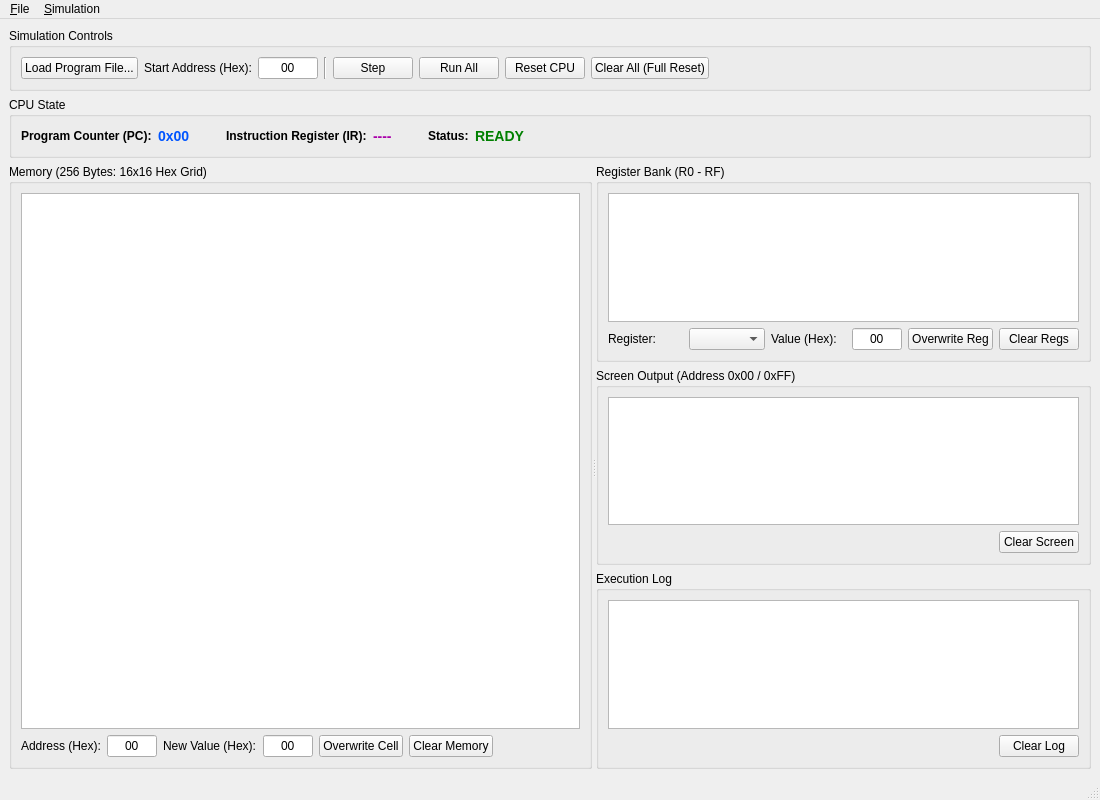
<?xml version="1.0" encoding="UTF-8"?>
<ui version="4.0">
 <class>MainWindow</class>
 <widget class="QMainWindow" name="MainWindow">
  <property name="geometry">
   <rect>
    <x>0</x>
    <y>0</y>
    <width>1100</width>
    <height>800</height>
   </rect>
  </property>
  <property name="windowTitle">
   <string>Vole Machine Simulator (Brookshear Architecture)</string>
  </property>
  <widget class="QWidget" name="centralwidget">
   <layout class="QVBoxLayout" name="mainVerticalLayout">
    <!-- Simulation Controls -->
    <item>
     <widget class="QGroupBox" name="groupControls">
      <property name="title">
       <string>Simulation Controls</string>
      </property>
      <layout class="QHBoxLayout" name="controlsLayout">
       <item>
        <widget class="QPushButton" name="btnLoad">
         <property name="text">
          <string>Load Program File...</string>
         </property>
        </widget>
       </item>
       <item>
        <widget class="QLabel" name="lblStartAddr">
         <property name="text">
          <string>Start Address (Hex):</string>
         </property>
        </widget>
       </item>
       <item>
        <widget class="QLineEdit" name="editStartAddress">
         <property name="maximumSize">
          <size>
           <width>60</width>
           <height>16777215</height>
          </size>
         </property>
         <property name="text">
          <string>00</string>
         </property>
         <property name="maxLength">
          <number>2</number>
         </property>
         <property name="alignment">
          <set>Qt::AlignCenter</set>
         </property>
        </widget>
       </item>
       <item>
        <widget class="Line" name="lineSep1">
         <property name="orientation">
          <enum>Qt::Vertical</enum>
         </property>
        </widget>
       </item>
       <item>
        <widget class="QPushButton" name="btnStep">
         <property name="text">
          <string>Step</string>
         </property>
        </widget>
       </item>
       <item>
        <widget class="QPushButton" name="btnRun">
         <property name="text">
          <string>Run All</string>
         </property>
        </widget>
       </item>
       <item>
        <widget class="QPushButton" name="btnReset">
         <property name="text">
          <string>Reset CPU</string>
         </property>
        </widget>
       </item>
       <item>
        <widget class="QPushButton" name="btnClearAll">
         <property name="text">
          <string>Clear All (Full Reset)</string>
         </property>
         <property name="toolTip">
          <string>Resets CPU and clears all memory cells, registers, and screen output</string>
         </property>
        </widget>
       </item>
       <item>
        <spacer name="spacerControls">
         <property name="orientation">
          <enum>Qt::Horizontal</enum>
         </property>
         <property name="sizeHint" stdset="0">
          <size>
           <width>40</width>
           <height>20</height>
          </size>
         </property>
        </spacer>
       </item>
      </layout>
     </widget>
    </item>

    <!-- CPU State Group -->
    <item>
     <widget class="QGroupBox" name="groupCPU">
      <property name="title">
       <string>CPU State</string>
      </property>
      <layout class="QHBoxLayout" name="cpuLayout">
       <item>
        <widget class="QLabel" name="lblPCLabel">
         <property name="text">
          <string>&lt;b&gt;Program Counter (PC):&lt;/b&gt;</string>
         </property>
        </widget>
       </item>
       <item>
        <widget class="QLabel" name="lblPCValue">
         <property name="styleSheet">
          <string>font-size: 14px; font-weight: bold; color: #0055ff;</string>
         </property>
         <property name="text">
          <string>0x00</string>
         </property>
        </widget>
       </item>
       <item>
        <spacer name="spacerCPU1">
         <property name="orientation">
          <enum>Qt::Horizontal</enum>
         </property>
         <property name="sizeType">
          <enum>QSizePolicy::Fixed</enum>
         </property>
         <property name="sizeHint" stdset="0">
          <size>
           <width>30</width>
           <height>20</height>
          </size>
         </property>
        </spacer>
       </item>
       <item>
        <widget class="QLabel" name="lblIRLabel">
         <property name="text">
          <string>&lt;b&gt;Instruction Register (IR):&lt;/b&gt;</string>
         </property>
        </widget>
       </item>
       <item>
        <widget class="QLabel" name="lblIRValue">
         <property name="styleSheet">
          <string>font-size: 14px; font-weight: bold; color: #aa00aa;</string>
         </property>
         <property name="text">
          <string>----</string>
         </property>
        </widget>
       </item>
       <item>
        <spacer name="spacerCPU2">
         <property name="orientation">
          <enum>Qt::Horizontal</enum>
         </property>
         <property name="sizeType">
          <enum>QSizePolicy::Fixed</enum>
         </property>
         <property name="sizeHint" stdset="0">
          <size>
           <width>30</width>
           <height>20</height>
          </size>
         </property>
        </spacer>
       </item>
       <item>
        <widget class="QLabel" name="lblStatusLabel">
         <property name="text">
          <string>&lt;b&gt;Status:&lt;/b&gt;</string>
         </property>
        </widget>
       </item>
       <item>
        <widget class="QLabel" name="lblStatusValue">
         <property name="styleSheet">
          <string>font-size: 14px; font-weight: bold; color: green;</string>
         </property>
         <property name="text">
          <string>READY</string>
         </property>
        </widget>
       </item>
       <item>
        <spacer name="spacerCPU3">
         <property name="orientation">
          <enum>Qt::Horizontal</enum>
         </property>
         <property name="sizeHint" stdset="0">
          <size>
           <width>40</width>
           <height>20</height>
          </size>
         </property>
        </spacer>
       </item>
      </layout>
     </widget>
    </item>

    <!-- Main Content Splitter -->
    <item>
     <widget class="QSplitter" name="splitterMain">
      <property name="orientation">
       <enum>Qt::Horizontal</enum>
      </property>
      <!-- Memory Panel -->
      <widget class="QGroupBox" name="groupMemory">
       <property name="title">
        <string>Memory (256 Bytes: 16x16 Hex Grid)</string>
       </property>
       <layout class="QVBoxLayout" name="memoryLayout">
        <item>
         <widget class="QTableWidget" name="tableMemory">
          <property name="editTriggers">
           <set>QAbstractItemView::NoEditTriggers</set>
          </property>
          <property name="selectionMode">
           <enum>QAbstractItemView::SingleSelection</enum>
          </property>
         </widget>
        </item>
        <item>
         <layout class="QHBoxLayout" name="memoryEditLayout">
          <item>
           <widget class="QLabel" name="lblMemAddr">
            <property name="text">
             <string>Address (Hex):</string>
            </property>
           </widget>
          </item>
          <item>
           <widget class="QLineEdit" name="editMemAddr">
            <property name="maximumSize">
             <size>
              <width>50</width>
              <height>16777215</height>
             </size>
            </property>
            <property name="text">
             <string>00</string>
            </property>
            <property name="maxLength">
             <number>2</number>
            </property>
            <property name="alignment">
             <set>Qt::AlignCenter</set>
            </property>
           </widget>
          </item>
          <item>
           <widget class="QLabel" name="lblMemVal">
            <property name="text">
             <string>New Value (Hex):</string>
            </property>
           </widget>
          </item>
          <item>
           <widget class="QLineEdit" name="editMemVal">
            <property name="maximumSize">
             <size>
              <width>50</width>
              <height>16777215</height>
             </size>
            </property>
            <property name="text">
             <string>00</string>
            </property>
            <property name="maxLength">
             <number>2</number>
            </property>
            <property name="alignment">
             <set>Qt::AlignCenter</set>
            </property>
           </widget>
          </item>
          <item>
           <widget class="QPushButton" name="btnSetMemory">
            <property name="text">
             <string>Overwrite Cell</string>
            </property>
           </widget>
          </item>
          <item>
           <widget class="QPushButton" name="btnClearMemory">
            <property name="text">
             <string>Clear Memory</string>
            </property>
            <property name="toolTip">
             <string>Resets all 256 memory cells to 00</string>
            </property>
           </widget>
          </item>
          <item>
           <spacer name="spacerMemEdit">
            <property name="orientation">
             <enum>Qt::Horizontal</enum>
            </property>
            <property name="sizeHint" stdset="0">
             <size>
              <width>40</width>
              <height>20</height>
             </size>
            </property>
           </spacer>
          </item>
         </layout>
        </item>
       </layout>
      </widget>

      <!-- Right Panel: Registers + Screen + Logs -->
      <widget class="QWidget" name="rightPanelWidget">
       <layout class="QVBoxLayout" name="rightPanelLayout">
        <!-- Registers -->
        <item>
         <widget class="QGroupBox" name="groupRegisters">
          <property name="title">
           <string>Register Bank (R0 - RF)</string>
          </property>
          <layout class="QVBoxLayout" name="registersLayout">
           <item>
            <widget class="QTableWidget" name="tableRegisters">
             <property name="editTriggers">
              <set>QAbstractItemView::NoEditTriggers</set>
             </property>
             <property name="selectionMode">
              <enum>QAbstractItemView::SingleSelection</enum>
             </property>
            </widget>
           </item>
           <item>
            <layout class="QHBoxLayout" name="registerEditLayout">
             <item>
              <widget class="QLabel" name="lblRegIndex">
               <property name="text">
                <string>Register:</string>
               </property>
              </widget>
             </item>
             <item>
              <widget class="QComboBox" name="comboRegister"/>
             </item>
             <item>
              <widget class="QLabel" name="lblRegVal">
               <property name="text">
                <string>Value (Hex):</string>
               </property>
              </widget>
             </item>
             <item>
              <widget class="QLineEdit" name="editRegVal">
               <property name="maximumSize">
                <size>
                 <width>50</width>
                 <height>16777215</height>
                </size>
               </property>
               <property name="text">
                <string>00</string>
               </property>
               <property name="maxLength">
                <number>2</number>
               </property>
               <property name="alignment">
                <set>Qt::AlignCenter</set>
               </property>
              </widget>
             </item>
             <item>
              <widget class="QPushButton" name="btnSetRegister">
               <property name="text">
                <string>Overwrite Reg</string>
               </property>
              </widget>
             </item>
             <item>
              <widget class="QPushButton" name="btnClearRegisters">
               <property name="text">
                <string>Clear Regs</string>
               </property>
               <property name="toolTip">
                <string>Resets all registers (R0 to RF) to 00</string>
               </property>
              </widget>
             </item>
            </layout>
           </item>
          </layout>
         </widget>
        </item>

        <!-- Screen Output -->
        <item>
         <widget class="QGroupBox" name="groupScreen">
          <property name="title">
           <string>Screen Output (Address 0x00 / 0xFF)</string>
          </property>
          <layout class="QVBoxLayout" name="screenLayout">
           <item>
            <widget class="QPlainTextEdit" name="textScreen">
             <property name="readOnly">
              <bool>true</bool>
             </property>
            </widget>
           </item>
           <item>
            <layout class="QHBoxLayout" name="screenBtnLayout">
             <item>
              <spacer name="spacerScreen">
               <property name="orientation">
                <enum>Qt::Horizontal</enum>
               </property>
               <property name="sizeHint" stdset="0">
                <size>
                 <width>40</width>
                 <height>20</height>
                </size>
               </property>
              </spacer>
             </item>
             <item>
              <widget class="QPushButton" name="btnClearScreen">
               <property name="text">
                <string>Clear Screen</string>
               </property>
              </widget>
             </item>
            </layout>
           </item>
          </layout>
         </widget>
        </item>

        <!-- Activity / Execution Log -->
        <item>
         <widget class="QGroupBox" name="groupLog">
          <property name="title">
           <string>Execution Log</string>
          </property>
          <layout class="QVBoxLayout" name="logLayout">
           <item>
            <widget class="QPlainTextEdit" name="textLog">
             <property name="readOnly">
              <bool>true</bool>
             </property>
            </widget>
           </item>
           <item>
            <layout class="QHBoxLayout" name="logBtnLayout">
             <item>
              <spacer name="spacerLog">
               <property name="orientation">
                <enum>Qt::Horizontal</enum>
               </property>
               <property name="sizeHint" stdset="0">
                <size>
                 <width>40</width>
                 <height>20</height>
                </size>
               </property>
              </spacer>
             </item>
             <item>
              <widget class="QPushButton" name="btnClearLog">
               <property name="text">
                <string>Clear Log</string>
               </property>
              </widget>
             </item>
            </layout>
           </item>
          </layout>
         </widget>
        </item>
       </layout>
      </widget>
     </widget>
    </item>
   </layout>
  </widget>

  <!-- Menu Bar -->
  <widget class="QMenuBar" name="menubar">
   <property name="geometry">
    <rect>
     <x>0</x>
     <y>0</y>
     <width>1100</width>
     <height>22</height>
    </rect>
   </property>
   <widget class="QMenu" name="menuFile">
    <property name="title">
     <string>&amp;File</string>
    </property>
    <addaction name="actionLoadFile"/>
    <addaction name="separator"/>
    <addaction name="actionExit"/>
   </widget>
   <widget class="QMenu" name="menuSimulation">
    <property name="title">
     <string>&amp;Simulation</string>
    </property>
    <addaction name="actionStep"/>
    <addaction name="actionRun"/>
    <addaction name="actionReset"/>
    <addaction name="separator"/>
    <addaction name="actionClearMemory"/>
    <addaction name="actionClearRegisters"/>
    <addaction name="actionClearAll"/>
   </widget>
   <addaction name="menuFile"/>
   <addaction name="menuSimulation"/>
  </widget>

  <!-- Status Bar -->
  <widget class="QStatusBar" name="statusbar"/>

  <!-- Actions -->
  <action name="actionLoadFile">
   <property name="text">
    <string>&amp;Load Program File...</string>
   </property>
   <property name="shortcut">
    <string>Ctrl+O</string>
   </property>
  </action>
  <action name="actionExit">
   <property name="text">
    <string>E&amp;xit</string>
   </property>
   <property name="shortcut">
    <string>Ctrl+Q</string>
   </property>
  </action>
  <action name="actionStep">
   <property name="text">
    <string>&amp;Step</string>
   </property>
   <property name="shortcut">
    <string>F10</string>
   </property>
  </action>
  <action name="actionRun">
   <property name="text">
    <string>&amp;Run All</string>
   </property>
   <property name="shortcut">
    <string>F5</string>
   </property>
  </action>
  <action name="actionReset">
   <property name="text">
    <string>&amp;Reset CPU</string>
   </property>
   <property name="shortcut">
    <string>F4</string>
   </property>
  </action>
  <action name="actionClearMemory">
   <property name="text">
    <string>Clear &amp;Memory</string>
   </property>
  </action>
  <action name="actionClearRegisters">
   <property name="text">
    <string>Clear &amp;Registers</string>
   </property>
  </action>
  <action name="actionClearAll">
   <property name="text">
    <string>Clear &amp;All (Full Reset)</string>
   </property>
   <property name="shortcut">
    <string>Shift+F4</string>
   </property>
  </action>
 </widget>
 <resources/>
 <connections/>
</ui>
